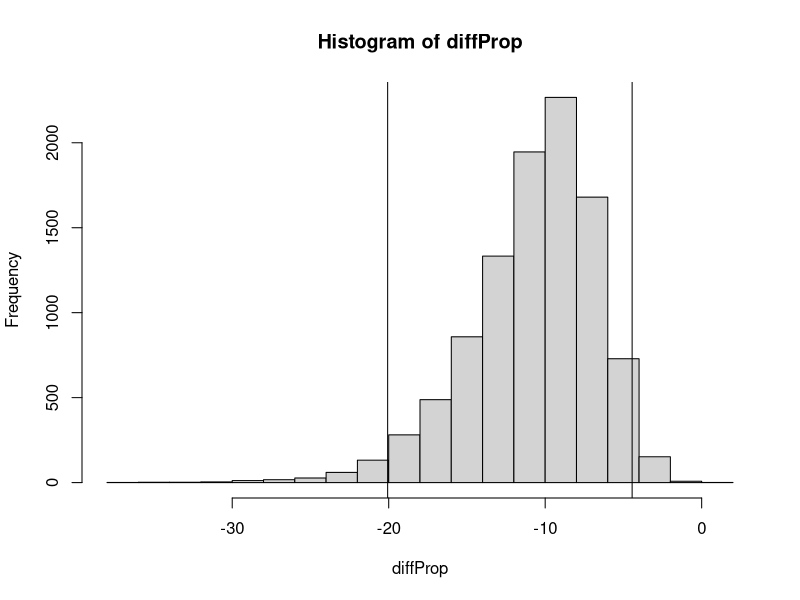

R code for this plot:
#Week 7 Homework 
cor.test(rock$area,rock$perm)
?rock

#Bayesian Correlation 
library("BayesFactor")

bfCorTest <- function (x,y) # Get r from BayesFactor
{
  zx <- scale(x) # Standardize X
  zy <- scale(y) # Standardize Y
  zData <- data.frame(x=zx,rhoNot0=zy) # Put in a data frame
  bfOut <- generalTestBF(x ~ rhoNot0, data=zData) # linear coefficient
  mcmcOut <- posterior(bfOut,iterations=10000) # posterior samples
  print(summary(mcmcOut[,"rhoNot0"])) # Get the HDI for rho
  return(bfOut) # Return Bayes factor object
}

bfCorTest(rock[,"area"],rock[,"perm"])


UCBAdmissions[,,1]
chisq.test(UCBAdmissions[,,1])



set.seed(314)
ctBFout <- contingencyTableBF(UCBAdmissions[,,1],sampleType="poisson",posterior=FALSE)
ctBFout

ctMCMCout <- contingencyTableBF(UCBAdmissions[,,1],sampleType="poisson",posterior=TRUE,iterations=10000)
summary(ctMCMCout)
maleProp <- ctMCMCout[,"lambda[1,1]"]/ctMCMCout[,"lambda[1,2]"]
mean(maleProp)
femaleProp <- ctMCMCout[,"lambda[2,1]"]/ctMCMCout[,"lambda[2,2]"]
mean(femaleProp)
diffProp <- maleProp - femaleProp
hist(diffProp)
mean(diffProp)
abline(v=quantile(diffProp,c(0.025)), col="black")
abline(v=quantile(diffProp,c(0.975)), col="black")
